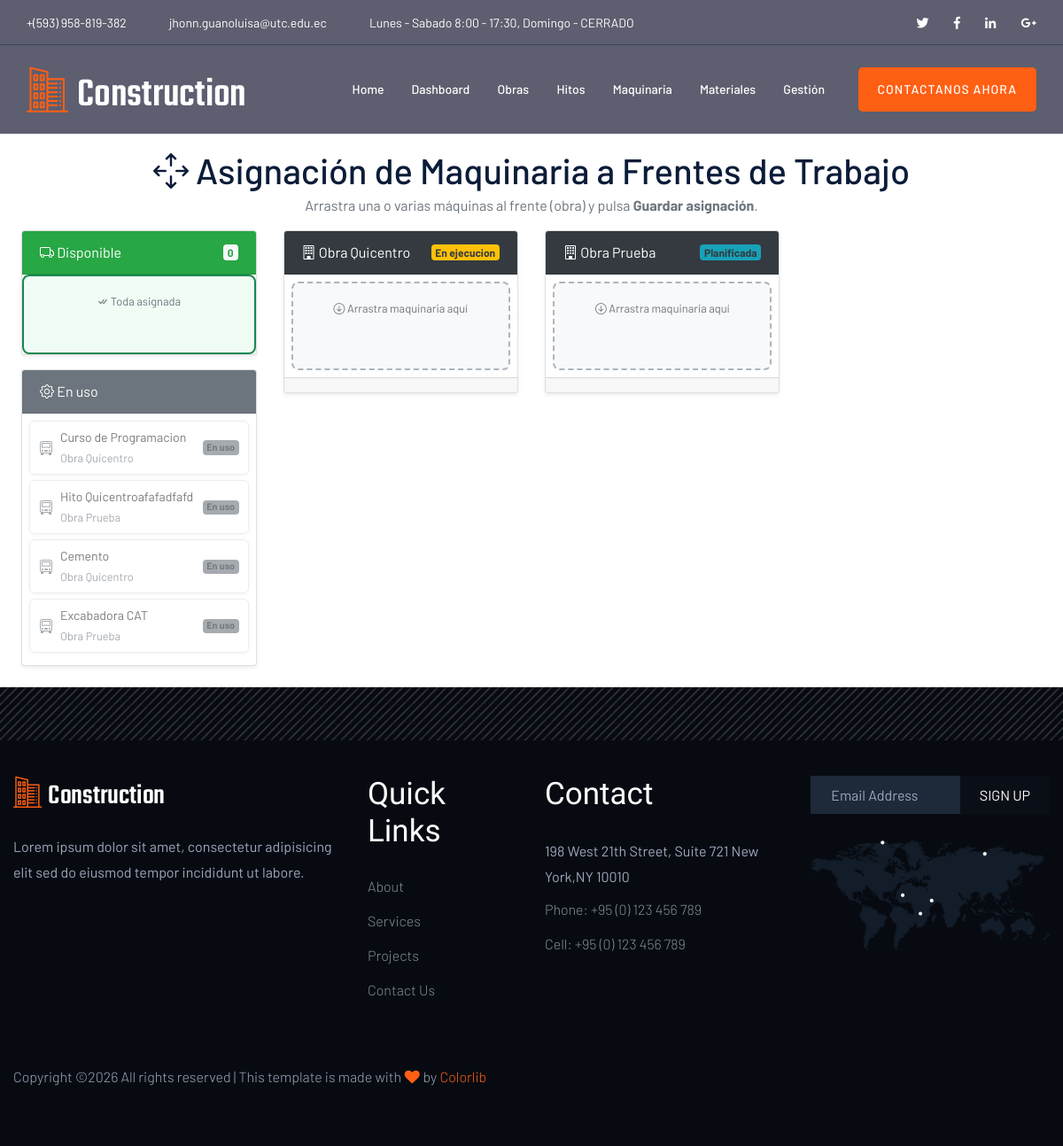
/asignar_maquinaria/, run on the app's committed database.
### ConstruccionObras/models.py (models this page shows, shortened)
class Maquinaria_Pesada(models.Model):
    id_maquinaria=models.AutoField(primary_key=True)
    nombre_maquinaria=models.CharField(max_length=50, unique=False)
    tipo_maquinaria=models.CharField(max_length=50, unique=False)
    ESTADO_CHOICES = [
    ('disponible', 'Disponible'),
    ('en_uso', 'En Uso'),
    ('mantenimiento', 'Mantenimiento')
    ]
    estado=models.CharField(max_length=20, choices=ESTADO_CHOICES, default='disponible')
    imagen = models.ImageField(upload_to='maquinaria/', null=True, blank=True)
    obra_id=models.ForeignKey('Obra',on_delete=models.SET_NULL,
        null=True,
        blank=True)
    id_hito=models.ForeignKey('Hitos',on_delete=models.SET_NULL,
        null=True,
        blank=True)

class Obra(models.Model):
    id_obra=models.AutoField(primary_key=True)
    nombre_obra=models.CharField(max_length=50, unique=True)
    descripcion=models.TextField()
    fecha_inicio=models.DateField()
    fecha_fin_estimado=models.DateField()
    presupuesto_total=models.DecimalField(max_digits=10, decimal_places=2, null=True, blank=True)
    plano = models.FileField(upload_to='planos/', null=True, blank=True)
    ESTADO_CHOICES = [
    ('Planificada', 'Planificada'),
    ('En ejecucion', 'En Ejecucion'),
    ('Finalizada', 'Finalizada'),
    ('Suspendida', 'Suspendida')
    ]
    estado=models.CharField(max_length=20, choices=ESTADO_CHOICES, default='Planificada')

### ConstruccionObras/views.py (the view)
# urls.py: path('asignar_maquinaria/',views.asignar_maquinaria),
def asignar_maquinaria(request):
    maquinaria_disponible = Maquinaria_Pesada.objects.filter(estado='disponible')
    maquinaria_en_uso = Maquinaria_Pesada.objects.filter(estado='en_uso')
    obras = Obra.objects.exclude(estado='Finalizada')
    return render(request, 'maquinaria/asignar_maquinaria.html', {
        'disponible': maquinaria_disponible,
        'en_uso': maquinaria_en_uso,
        'obras': obras,
    })

### ConstruccionObras/templates/maquinaria/asignar_maquinaria.html (shortened to what this page needs)
{% extends "principal/plantillaPrincipal.html" %}
{% block contenido %}
<br><br><br><br><br>
<div class="container-fluid px-4">
  <h1 class="text-center mb-1">
    <i class="bi bi-arrows-move"></i> Asignación de Maquinaria a Frentes de Trabajo
  </h1>
  <p class="text-center text-muted mb-3">
    Arrastra una o varias máquinas al frente (obra) y pulsa <strong>Guardar asignación</strong>.
  </p>
  <div class="row">
    <div class="col-lg-3 col-md-4 mb-4">
      <div class="panel-pool">
        <div class="card shadow-sm mb-3">
          <div class="card-header bg-success text-white d-flex
                       justify-content-between align-items-center">
            <span><i class="bi bi-truck"></i> Disponible</span>
            <span class="badge bg-light text-success" id="cnt-disp">
              {{ disponible|length }}
            </span>
          </div>
          <div class="card-body p-2" id="pool-disponible">
            {% for m in disponible %}
            <div class="maq-card"
                 id="maq-{{ m.id_maquinaria }}"
                 draggable="true"
                 data-id="{{ m.id_maquinaria }}"
                 data-nombre="{{ m.nombre_maquinaria }}"
                 data-tipo="{{ m.tipo_maquinaria }}">
              <i class="bi bi-truck-front text-success fs-5"></i>
              <div class="flex-grow-1">
                <div class="fw-semibold" style="font-size:.88rem;">{{ m.nombre_maquinaria }}</div>
                <small class="text-muted">{{ m.tipo_maquinaria }}</small>
              </div>
              <span class="badge bg-success" style="font-size:.68rem;">Disponible</span>
            </div>
            {% empty %}
            <p class="text-muted text-center small mt-2" id="msg-vacio">
              <i class="bi bi-check-all"></i> Toda asignada
            </p>
            {% endfor %}
          </div>
        </div>
        {% if en_uso %}
        <div class="card shadow-sm">
          <div class="card-header bg-secondary text-white">
            <i class="bi bi-gear"></i> En uso
          </div>
          <div class="card-body p-2">
            {% for m in en_uso %}
            <div class="maq-card no-drag">
              <i class="bi bi-truck-front text-secondary fs-5"></i>
              <div class="flex-grow-1">
                <div class="fw-semibold" style="font-size:.88rem;">{{ m.nombre_maquinaria }}</div>
                <small class="text-muted">
                  {% if m.obra_id %}{{ m.obra_id.nombre_obra }}{% else %}Sin obra{% endif %}
                </small>
              </div>
              <span class="badge bg-secondary" style="font-size:.68rem;">En uso</span>
            </div>
            {% endfor %}
          </div>
        </div>
        {% endif %}
      </div>
    </div>
    <div class="col-lg-9 col-md-8">
      <div class="row">
        {% for obra in obras %}
        <div class="col-xl-4 col-md-6 mb-4">
          <div class="card shadow-sm h-100">
            <div class="card-header bg-dark text-white d-flex
                         justify-content-between align-items-center">
              <span class="text-truncate me-2">
                <i class="bi bi-building"></i> {{ obra.nombre_obra }}
              </span>
              <span class="badge flex-shrink-0
                {% if obra.estado == 'En ejecucion' %}bg-warning text-dark
                {% elif obra.estado == 'Planificada'%}bg-info text-dark
                {% else %}bg-secondary{% endif %}">
                {{ obra.estado }}
              </span>
            </div>
            <div class="card-body p-2">
              <div class="frente-drop"
                   id="drop-{{ obra.id_obra }}"
                   data-obra-id="{{ obra.id_obra }}">
                <p class="text-muted text-center small mt-2 placeholder-txt">
                  <i class="bi bi-arrow-down-circle"></i> Arrastra maquinaria aquí
                </p>
              </div>
            </div>
            <div class="card-footer p-2">
            </div>
          </div>
        </div>
        {% empty %}
        <div class="col-12">
          <div class="alert alert-warning text-center">
            No hay obras activas. <a href="/newobras/">Registra una obra primero.</a>
          </div>
        </div>
        {% endfor %}
      </div>
    </div>
  </div>
</div>
{% endblock %}

### ConstruccionObras/templates/maquinaria/asignar_maquinaria.html (style rules this page uses)
.panel-pool { position: sticky; top: 80px; }
#pool-disponible { min-height: 90px; border: 2px solid #198754; border-radius: 8px; padding: 8px; background: #f0fdf4; }
.frente-drop { min-height: 100px; border: 2px dashed #adb5bd; border-radius: 8px; padding: 8px; background: #f8f9fa; transition: background .15s, border-color .15s; }
.maq-card { display: flex; align-items: center; gap: 8px; background: #fff; border: 1px solid #dee2e6; border-radius: 6px; padding: 7px 10px; margin-bottom: 6px; cursor: grab; user-select: none; box-shadow: 0 1px 4px rgba(0,0,0,.08); transition: opacity .15s, box-shadow .15s; }
.maq-card.no-drag { cursor: default; opacity: .6; }
.placeholder-txt { pointer-events: none; }

### data on the page
Maquinaria_Pesada: nombre_maquinaria "Curso de Programacion", obra_id.nombre_obra "Obra Quicentro"
Maquinaria_Pesada: nombre_maquinaria "Hito Quicentroafafadfafd", obra_id.nombre_obra "Obra Prueba"
Maquinaria_Pesada: nombre_maquinaria "Cemento", obra_id.nombre_obra "Obra Quicentro"
Maquinaria_Pesada: nombre_maquinaria "Excabadora CAT", obra_id.nombre_obra "Obra Prueba"
Obra: nombre_obra "Obra Quicentro", estado "En ejecucion"
Obra: nombre_obra "Obra Prueba", estado "Planificada"

### other printed values
{{ disponible|length }} "0"
